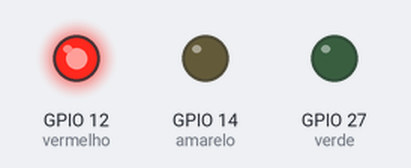
Bench run of a program on a simulated ESP32 board running MicroPython. On the bench: output pins drawn as LEDs (lit = HIGH). Wiring (from the project's diagram.json): red LED on GPIO 12, yellow LED on GPIO 14, green LED on GPIO 27.

Above: at 2.5 s.
At 5.5 s:
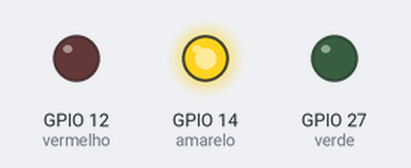
At 7.5 s:
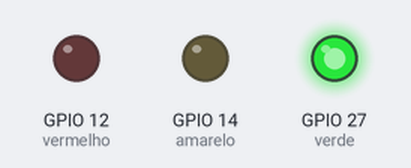
Timing chart, 0 to 11.7 s (numbered marks = the images above):
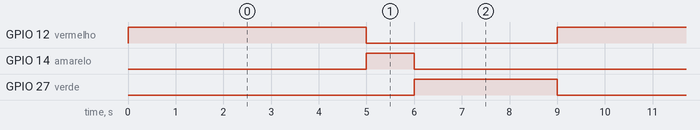

The program:

main.py
```python
import machine
import time

vermelho = machine.Pin(12, machine.Pin.OUT)
amarelo = machine.Pin(14, machine.Pin.OUT)
verde = machine.Pin(27, machine.Pin.OUT)

while True:
    vermelho.value(1)
    time.sleep(5)
    vermelho.value(0)

    amarelo.value(1)
    time.sleep(1)
    amarelo.value(0)

    verde.value(1)
    time.sleep(3)
    verde.value(0)
```

Measured:
- by itself, GPIO 12 (vermelho): alternates HIGH for 5.0 s and LOW for 4.0 s
- by itself, GPIO 14 (amarelo): alternates HIGH for 1.0 s and LOW for 8.0 s
- by itself, GPIO 27 (verde): alternates HIGH for 3.0 s and LOW for 6.0 s
